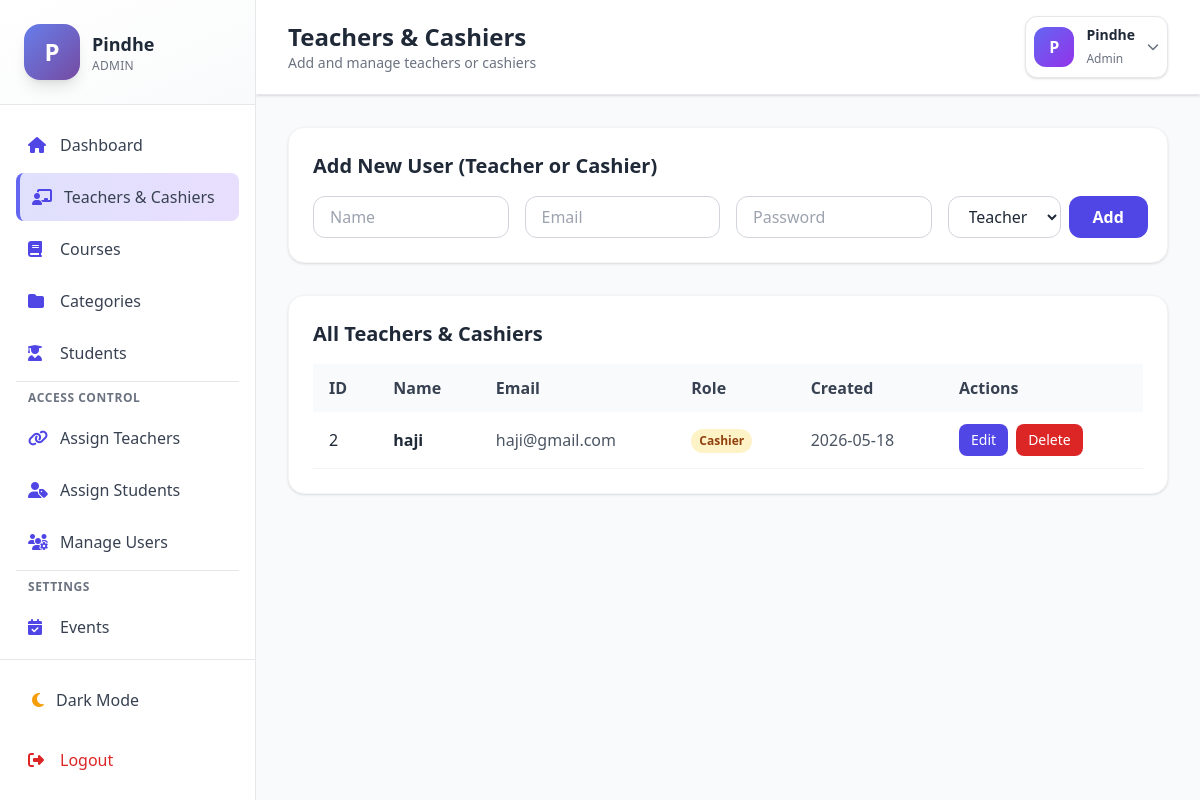
Screenshot of /admin/teachers.php (signed in) with the database file from the repository.
### tables this page shows
CREATE TABLE IF NOT EXISTS users (
    id INT AUTO_INCREMENT PRIMARY KEY,
    student_id VARCHAR(50) UNIQUE NULL COMMENT 'Auto-generated Student ID',
    name VARCHAR(100) NOT NULL,
    email VARCHAR(100) UNIQUE NOT NULL,
    password VARCHAR(255) NOT NULL,
    role ENUM('admin', 'teacher', 'student', 'cashier') NOT NULL,
    phone VARCHAR(20),
    avatar VARCHAR(255),
    status ENUM('active', 'inactive') DEFAULT 'active',
    created_at TIMESTAMP DEFAULT CURRENT_TIMESTAMP,
    updated_at TIMESTAMP DEFAULT CURRENT_TIMESTAMP ON UPDATE CURRENT_TIMESTAMP,
    INDEX idx_email (email),
    INDEX idx_role (role),
    INDEX idx_student_id (student_id)
);

### admin/teachers.php (the view, shortened to what this page needs)
<?php
$pdo = getDBConnection();
$editUser = null;
$stmt = $pdo->query("SELECT * FROM users WHERE role IN ('teacher', 'cashier') ORDER BY role, created_at DESC");
$teachers = $stmt->fetchAll();
$pageTitle = 'Teachers & Cashiers';
?>
<!DOCTYPE html>
<html lang="en" class="<?php echo isset($_COOKIE['dark_mode'])&&$_COOKIE['dark_mode']==='enabled'?'dark':''; ?>">
<head>
    <script src="https://cdn.tailwindcss.com"></script>
    <link rel="stylesheet" href="https://cdnjs.cloudflare.com/ajax/libs/font-awesome/6.4.0/css/all.min.css">
</head>
<body class="bg-gray-50 dark:bg-gray-900 min-h-screen">
    <?php include __DIR__.'/../includes/admin_sidebar.php'; ?>
    <div class="lg:ml-64">
        <header class="bg-white dark:bg-gray-800 shadow border-b border-gray-200 dark:border-gray-700 sticky top-0 z-20">
            <div class="px-4 sm:px-6 lg:px-8 py-4">
                <div class="flex items-center justify-between gap-4">
                    <div class="flex items-center gap-3">
                        <div>
                            <h1 class="text-2xl font-bold text-gray-800 dark:text-white"><?php echo $pageTitle; ?></h1>
                            <p class="text-sm text-gray-500 dark:text-gray-400">Add and manage teachers or cashiers</p>
                        </div>
                    </div>
                    <?php include __DIR__.'/../includes/admin_header.php'; ?>
                </div>
            </div>
        </header>
        <main class="p-4 sm:p-6 lg:p-8">
        <div class="bg-white dark:bg-gray-800 rounded-2xl shadow border border-gray-100 dark:border-gray-700 p-6 mb-8">
            <h2 class="text-xl font-bold text-gray-800 dark:text-white mb-4"><?php echo $editUser ? 'Edit Role' : 'Add New User (Teacher or Cashier)'; ?></h2>
            <?php if ($editUser): ?>
            <form method="POST" class="flex flex-wrap items-end gap-4">
                <input type="hidden" name="action" value="update">
                <input type="hidden" name="id" value="<?php echo (int)$editUser['id']; ?>">
                <div>
                    <label class="block text-sm font-semibold text-gray-700 dark:text-gray-300 mb-1">User</label>
                    <span class="text-gray-800 dark:text-gray-200"><?php echo htmlspecialchars($editUser['name']); ?> (<?php echo htmlspecialchars($editUser['email']); ?>)</span>
                </div>
                <div>
                    <label class="block text-sm font-semibold text-gray-700 dark:text-gray-300 mb-1">Role</label>
                    <select name="role" class="px-4 py-2 border border-gray-300 dark:border-gray-600 rounded-xl bg-white dark:bg-gray-700 text-gray-800 dark:text-white focus:ring-2 focus:ring-indigo-500 focus:outline-none">
                        <option value="teacher" <?php echo ($editUser['role'] ?? '') === 'teacher' ? 'selected' : ''; ?>>Teacher</option>
                        <option value="cashier" <?php echo ($editUser['role'] ?? '') === 'cashier' ? 'selected' : ''; ?>>Cashier</option>
                    </select>
                </div>
                <div class="flex gap-2">
                    <button type="submit" class="bg-indigo-600 text-white px-6 py-2 rounded-xl font-semibold hover:bg-indigo-700">Update Role</button>
                    <a href="teachers.php" class="bg-gray-500 text-white px-6 py-2 rounded-xl font-semibold hover:bg-gray-600">Cancel</a>
                </div>
            </form>
            <?php else: ?>
            <form method="POST" class="grid md:grid-cols-2 lg:grid-cols-4 gap-4">
                <input type="text" name="name" required placeholder="Name" class="px-4 py-2 border border-gray-300 dark:border-gray-600 rounded-xl bg-white dark:bg-gray-700 text-gray-800 dark:text-white focus:ring-2 focus:ring-indigo-500 focus:outline-none">
                <input type="email" name="email" required placeholder="Email" class="px-4 py-2 border border-gray-300 dark:border-gray-600 rounded-xl bg-white dark:bg-gray-700 text-gray-800 dark:text-white focus:ring-2 focus:ring-indigo-500 focus:outline-none">
                <input type="password" name="password" required placeholder="Password" class="px-4 py-2 border border-gray-300 dark:border-gray-600 rounded-xl bg-white dark:bg-gray-700 text-gray-800 dark:text-white focus:ring-2 focus:ring-indigo-500 focus:outline-none">
                <div class="flex gap-2">
                    <select name="role" class="flex-1 px-4 py-2 border border-gray-300 dark:border-gray-600 rounded-xl bg-white dark:bg-gray-700 text-gray-800 dark:text-white focus:ring-2 focus:ring-indigo-500 focus:outline-none">
                        <option value="teacher">Teacher</option>
                    </select>
                    <button type="submit" class="bg-indigo-600 text-white px-6 py-2 rounded-xl font-semibold hover:bg-indigo-700">Add</button>
                </div>
            </form>
            <?php endif; ?>
        </div>
        <div class="bg-white dark:bg-gray-800 rounded-2xl shadow border border-gray-100 dark:border-gray-700 p-6">
            <h2 class="text-xl font-bold text-gray-800 dark:text-white mb-4">All Teachers & Cashiers</h2>
            <div class="overflow-x-auto">
                <table class="w-full">
                    <thead>
                        <tr class="bg-gray-50 dark:bg-gray-700/50">
                            <th class="px-4 py-3 text-left font-semibold text-gray-700 dark:text-gray-300">ID</th>
                            <th class="px-4 py-3 text-left font-semibold text-gray-700 dark:text-gray-300">Name</th>
                            <th class="px-4 py-3 text-left font-semibold text-gray-700 dark:text-gray-300">Email</th>
                            <th class="px-4 py-3 text-left font-semibold text-gray-700 dark:text-gray-300">Role</th>
                            <th class="px-4 py-3 text-left font-semibold text-gray-700 dark:text-gray-300">Created</th>
                            <th class="px-4 py-3 text-left font-semibold text-gray-700 dark:text-gray-300">Actions</th>
                        </tr>
                    </thead>
                    <tbody>
                        <?php if (empty($teachers)): ?>
                            <tr>
                                <td colspan="6" class="px-4 py-8 text-center text-gray-500 dark:text-gray-400">No teachers or cashiers found</td>
                            </tr>
                        <?php else: ?>
                            <?php foreach ($teachers as $t): ?>
                                <tr class="border-b border-gray-100 dark:border-gray-700 hover:bg-gray-50 dark:hover:bg-gray-700/50">
                                    <td class="px-4 py-3 text-gray-800 dark:text-gray-200"><?php echo $t['id']; ?></td>
                                    <td class="px-4 py-3 font-semibold text-gray-800 dark:text-white"><?php echo htmlspecialchars($t['name']); ?></td>
                                    <td class="px-4 py-3 text-gray-600 dark:text-gray-300"><?php echo htmlspecialchars($t['email']); ?></td>
                                    <td class="px-4 py-3">
                                        <?php if (($t['role'] ?? '') === 'cashier'): ?>
                                            <span class="inline-block px-2 py-1 text-xs font-semibold rounded-full bg-amber-100 dark:bg-amber-900/40 text-amber-800 dark:text-amber-300">Cashier</span>
                                        <?php else: ?>
                                            <span class="inline-block px-2 py-1 text-xs font-semibold rounded-full bg-indigo-100 dark:bg-indigo-900/40 text-indigo-800 dark:text-indigo-300">Teacher</span>
                                        <?php endif; ?>
                                    </td>
                                    <td class="px-4 py-3 text-gray-600 dark:text-gray-400"><?php echo !empty($t['created_at']) ? date('Y-m-d', strtotime($t['created_at'])) : '—'; ?></td>
                                    <td class="px-4 py-3">
                                        <span class="inline-flex flex-wrap gap-2 items-center">
                                        <a href="teachers.php?edit=<?php echo (int)$t['id']; ?>" class="bg-indigo-600 text-white px-3 py-1.5 rounded-lg text-sm hover:bg-indigo-700">Edit</a>
                                        <form method="POST" class="inline" onsubmit="return confirm('Are you sure you want to delete this user?');">
                                            <button type="submit" class="bg-red-600 text-white px-3 py-1.5 rounded-lg text-sm hover:bg-red-700">Delete</button>
                                        </form>
                                        </span>
                                    </td>
                                </tr>
                            <?php endforeach; ?>
                        <?php endif; ?>
                    </tbody>
                </table>
            </div>
        </div>
        </main>
    </div>
</body>
</html>

### rows the page displays
users: id "2", name "haji", email "haji@gmail.com", role "Cashier", created_at "2026-05-18"

### other values shown
substr($name, 0, 1) "P"
explode(' ', $name)[0] "Pindhe"
$item['label'] "Dashboard"
$item['label'] "Teachers & Cashiers"
$item['label'] "Courses"
$item['label'] "Categories"
$item['label'] "Students"
$item['label'] "Assign Teachers"
$item['label'] "Assign Students"
$item['label'] "Manage Users"
$item['label'] "Events"
$pageTitle "Teachers & Cashiers"
